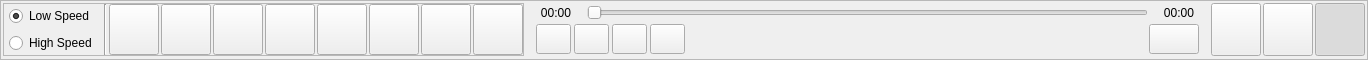
       <widget class="QFrame" name="frame_2">
        <property name="minimumSize">
         <size>
          <width>0</width>
          <height>60</height>
         </size>
        </property>
        <property name="maximumSize">
         <size>
          <width>16777215</width>
          <height>60</height>
         </size>
        </property>
        <property name="frameShape">
         <enum>QFrame::StyledPanel</enum>
        </property>
        <property name="frameShadow">
         <enum>QFrame::Raised</enum>
        </property>
        <layout class="QHBoxLayout" name="horizontalLayout_3">
         <property name="spacing">
          <number>2</number>
         </property>
         <property name="leftMargin">
          <number>2</number>
         </property>
         <property name="topMargin">
          <number>2</number>
         </property>
         <property name="rightMargin">
          <number>2</number>
         </property>
         <property name="bottomMargin">
          <number>3</number>
         </property>
         <item>
          <widget class="QFrame" name="frame_16">
           <property name="frameShape">
            <enum>QFrame::StyledPanel</enum>
           </property>
           <property name="frameShadow">
            <enum>QFrame::Raised</enum>
           </property>
           <layout class="QHBoxLayout" name="horizontalLayout_30">
            <property name="spacing">
             <number>2</number>
            </property>
            <property name="leftMargin">
             <number>0</number>
            </property>
            <property name="topMargin">
             <number>0</number>
            </property>
            <property name="rightMargin">
             <number>0</number>
            </property>
            <property name="bottomMargin">
             <number>0</number>
            </property>
            <item>
             <widget class="QFrame" name="frame_12">
              <property name="frameShape">
               <enum>QFrame::NoFrame</enum>
              </property>
              <property name="frameShadow">
               <enum>QFrame::Plain</enum>
              </property>
              <layout class="QVBoxLayout" name="verticalLayout_6">
               <property name="spacing">
                <number>5</number>
               </property>
               <property name="leftMargin">
                <number>5</number>
               </property>
               <property name="topMargin">
                <number>0</number>
               </property>
               <property name="rightMargin">
                <number>5</number>
               </property>
               <property name="bottomMargin">
                <number>0</number>
               </property>
               <item>
                <widget class="QRadioButton" name="radioButton_low_speed">
                 <property name="text">
                  <string>Low Speed</string>
                 </property>
                 <property name="checked">
                  <bool>true</bool>
                 </property>
                </widget>
               </item>
               <item>
                <widget class="QRadioButton" name="radioButton_high_speed">
                 <property name="text">
                  <string>High Speed</string>
                 </property>
                 <property name="checked">
                  <bool>false</bool>
                 </property>
                </widget>
               </item>
              </layout>
             </widget>
            </item>
            <item>
             <widget class="Line" name="line">
              <property name="orientation">
               <enum>Qt::Vertical</enum>
              </property>
             </widget>
            </item>
            <item>
             <widget class="QPushButton" name="btn_dash_cam_front">
              <property name="sizePolicy">
               <sizepolicy hsizetype="Minimum" vsizetype="Preferred">
                <horstretch>0</horstretch>
                <verstretch>0</verstretch>
               </sizepolicy>
              </property>
              <property name="minimumSize">
               <size>
                <width>50</width>
                <height>0</height>
               </size>
              </property>
              <property name="maximumSize">
               <size>
                <width>50</width>
                <height>16777215</height>
               </size>
              </property>
              <property name="text">
               <string/>
              </property>
              <property name="iconSize">
               <size>
                <width>50</width>
                <height>50</height>
               </size>
              </property>
              <property name="checkable">
               <bool>true</bool>
              </property>
             </widget>
            </item>
            <item>
             <widget class="QPushButton" name="btn_dash_cam_driver">
              <property name="sizePolicy">
               <sizepolicy hsizetype="Minimum" vsizetype="Preferred">
                <horstretch>0</horstretch>
                <verstretch>0</verstretch>
               </sizepolicy>
              </property>
              <property name="minimumSize">
               <size>
                <width>50</width>
                <height>0</height>
               </size>
              </property>
              <property name="maximumSize">
               <size>
                <width>50</width>
                <height>16777215</height>
               </size>
              </property>
              <property name="text">
               <string/>
              </property>
              <property name="iconSize">
               <size>
                <width>50</width>
                <height>50</height>
               </size>
              </property>
              <property name="checkable">
               <bool>true</bool>
              </property>
             </widget>
            </item>
            <item>
             <widget class="QPushButton" name="btn_forward">
              <property name="sizePolicy">
               <sizepolicy hsizetype="Minimum" vsizetype="Preferred">
                <horstretch>0</horstretch>
                <verstretch>0</verstretch>
               </sizepolicy>
              </property>
              <property name="minimumSize">
               <size>
                <width>50</width>
                <height>0</height>
               </size>
              </property>
              <property name="maximumSize">
               <size>
                <width>50</width>
                <height>16777215</height>
               </size>
              </property>
              <property name="text">
               <string/>
              </property>
              <property name="iconSize">
               <size>
                <width>50</width>
                <height>50</height>
               </size>
              </property>
              <property name="checkable">
               <bool>true</bool>
              </property>
             </widget>
            </item>
            <item>
             <widget class="QPushButton" name="btn_turn_left">
              <property name="sizePolicy">
               <sizepolicy hsizetype="Minimum" vsizetype="Preferred">
                <horstretch>0</horstretch>
                <verstretch>0</verstretch>
               </sizepolicy>
              </property>
              <property name="minimumSize">
               <size>
                <width>50</width>
                <height>0</height>
               </size>
              </property>
              <property name="maximumSize">
               <size>
                <width>50</width>
                <height>16777215</height>
               </size>
              </property>
              <property name="text">
               <string/>
              </property>
              <property name="iconSize">
               <size>
                <width>50</width>
                <height>50</height>
               </size>
              </property>
              <property name="checkable">
               <bool>true</bool>
              </property>
             </widget>
            </item>
            <item>
             <widget class="QPushButton" name="btn_turn_right">
              <property name="sizePolicy">
               <sizepolicy hsizetype="Minimum" vsizetype="Preferred">
                <horstretch>0</horstretch>
                <verstretch>0</verstretch>
               </sizepolicy>
              </property>
              <property name="minimumSize">
               <size>
                <width>50</width>
                <height>0</height>
               </size>
              </property>
              <property name="maximumSize">
               <size>
                <width>50</width>
                <height>16777215</height>
               </size>
              </property>
              <property name="text">
               <string/>
              </property>
              <property name="iconSize">
               <size>
                <width>50</width>
                <height>50</height>
               </size>
              </property>
              <property name="checkable">
               <bool>true</bool>
              </property>
             </widget>
            </item>
            <item>
             <widget class="QPushButton" name="btn_reverse">
              <property name="sizePolicy">
               <sizepolicy hsizetype="Minimum" vsizetype="Preferred">
                <horstretch>0</horstretch>
                <verstretch>0</verstretch>
               </sizepolicy>
              </property>
              <property name="minimumSize">
               <size>
                <width>50</width>
                <height>0</height>
               </size>
              </property>
              <property name="maximumSize">
               <size>
                <width>50</width>
                <height>16777215</height>
               </size>
              </property>
              <property name="text">
               <string/>
              </property>
              <property name="iconSize">
               <size>
                <width>50</width>
                <height>50</height>
               </size>
              </property>
              <property name="checkable">
               <bool>true</bool>
              </property>
             </widget>
            </item>
            <item>
             <widget class="QPushButton" name="btn_driver">
              <property name="sizePolicy">
               <sizepolicy hsizetype="Minimum" vsizetype="Preferred">
                <horstretch>0</horstretch>
                <verstretch>0</verstretch>
               </sizepolicy>
              </property>
              <property name="minimumSize">
               <size>
                <width>50</width>
                <height>0</height>
               </size>
              </property>
              <property name="maximumSize">
               <size>
                <width>50</width>
                <height>16777215</height>
               </size>
              </property>
              <property name="text">
               <string/>
              </property>
              <property name="iconSize">
               <size>
                <width>50</width>
                <height>50</height>
               </size>
              </property>
              <property name="checkable">
               <bool>true</bool>
              </property>
             </widget>
            </item>
            <item>
             <widget class="QPushButton" name="btn_second_driver">
              <property name="sizePolicy">
               <sizepolicy hsizetype="Minimum" vsizetype="Preferred">
                <horstretch>0</horstretch>
                <verstretch>0</verstretch>
               </sizepolicy>
              </property>
              <property name="minimumSize">
               <size>
                <width>50</width>
                <height>0</height>
               </size>
              </property>
              <property name="maximumSize">
               <size>
                <width>50</width>
                <height>16777215</height>
               </size>
              </property>
              <property name="text">
               <string/>
              </property>
              <property name="iconSize">
               <size>
                <width>50</width>
                <height>50</height>
               </size>
              </property>
              <property name="checkable">
               <bool>true</bool>
              </property>
             </widget>
            </item>
           </layout>
          </widget>
         </item>
         <item>
          <widget class="QFrame" name="frame_video_controller">
           <property name="sizePolicy">
            <sizepolicy hsizetype="Expanding" vsizetype="Preferred">
             <horstretch>0</horstretch>
             <verstretch>0</verstretch>
            </sizepolicy>
           </property>
           <property name="frameShape">
            <enum>QFrame::NoFrame</enum>
           </property>
           <property name="frameShadow">
            <enum>QFrame::Plain</enum>
           </property>
           <layout class="QVBoxLayout" name="verticalLayout_2">
            <property name="spacing">
             <number>1</number>
            </property>
            <property name="leftMargin">
             <number>5</number>
            </property>
            <property name="topMargin">
             <number>0</number>
            </property>
            <property name="rightMargin">
             <number>5</number>
            </property>
            <property name="bottomMargin">
             <number>1</number>
            </property>
            <item>
             <widget class="QFrame" name="horizontalFrame">
              <property name="minimumSize">
               <size>
                <width>0</width>
                <height>20</height>
               </size>
              </property>
              <property name="maximumSize">
               <size>
                <width>16777215</width>
                <height>20</height>
               </size>
              </property>
              <layout class="QHBoxLayout" name="horizontalLayout_4">
               <property name="spacing">
                <number>6</number>
               </property>
               <property name="leftMargin">
                <number>0</number>
               </property>
               <property name="topMargin">
                <number>0</number>
               </property>
               <property name="rightMargin">
                <number>0</number>
               </property>
               <property name="bottomMargin">
                <number>0</number>
               </property>
               <item>
                <widget class="QLabel" name="lbl_current_time">
                 <property name="minimumSize">
                  <size>
                   <width>50</width>
                   <height>0</height>
                  </size>
                 </property>
                 <property name="text">
                  <string>00:00</string>
                 </property>
                 <property name="scaledContents">
                  <bool>false</bool>
                 </property>
                 <property name="alignment">
                  <set>Qt::AlignCenter</set>
                 </property>
                </widget>
               </item>
               <item>
                <widget class="QSlider" name="slider_video">
                 <property name="maximum">
                  <number>100</number>
                 </property>
                 <property name="orientation">
                  <enum>Qt::Horizontal</enum>
                 </property>
                 <property name="invertedAppearance">
                  <bool>false</bool>
                 </property>
                 <property name="invertedControls">
                  <bool>false</bool>
                 </property>
                 <property name="tickPosition">
                  <enum>QSlider::NoTicks</enum>
                 </property>
                </widget>
               </item>
               <item>
                <widget class="QLabel" name="lbl_total_time">
                 <property name="minimumSize">
                  <size>
                   <width>50</width>
                   <height>0</height>
                  </size>
                 </property>
                 <property name="text">
                  <string>00:00</string>
                 </property>
                 <property name="scaledContents">
                  <bool>false</bool>
                 </property>
                 <property name="alignment">
                  <set>Qt::AlignCenter</set>
                 </property>
                </widget>
               </item>
              </layout>
             </widget>
            </item>
            <item>
             <widget class="QFrame" name="frame_5">
              <property name="minimumSize">
               <size>
                <width>0</width>
                <height>30</height>
               </size>
              </property>
              <property name="maximumSize">
               <size>
                <width>16777215</width>
                <height>30</height>
               </size>
              </property>
              <property name="frameShape">
               <enum>QFrame::NoFrame</enum>
              </property>
              <property name="frameShadow">
               <enum>QFrame::Raised</enum>
              </property>
              <layout class="QHBoxLayout" name="horizontalLayout_6">
               <property name="spacing">
                <number>3</number>
               </property>
               <property name="leftMargin">
                <number>5</number>
               </property>
               <property name="topMargin">
                <number>0</number>
               </property>
               <property name="rightMargin">
                <number>5</number>
               </property>
               <property name="bottomMargin">
                <number>0</number>
               </property>
               <item>
                <widget class="QPushButton" name="btn_play_pause">
                 <property name="sizePolicy">
                  <sizepolicy hsizetype="Minimum" vsizetype="Preferred">
                   <horstretch>0</horstretch>
                   <verstretch>0</verstretch>
                  </sizepolicy>
                 </property>
                 <property name="minimumSize">
                  <size>
                   <width>0</width>
                   <height>20</height>
                  </size>
                 </property>
                 <property name="maximumSize">
                  <size>
                   <width>35</width>
                   <height>16777215</height>
                  </size>
                 </property>
                 <property name="text">
                  <string/>
                 </property>
                 <property name="checkable">
                  <bool>true</bool>
                 </property>
                </widget>
               </item>
               <item>
                <widget class="QPushButton" name="btn_backward_5_second">
                 <property name="sizePolicy">
                  <sizepolicy hsizetype="Minimum" vsizetype="Preferred">
                   <horstretch>0</horstretch>
                   <verstretch>0</verstretch>
                  </sizepolicy>
                 </property>
                 <property name="maximumSize">
                  <size>
                   <width>35</width>
                   <height>16777215</height>
                  </size>
                 </property>
                 <property name="text">
                  <string/>
                 </property>
                </widget>
               </item>
               <item>
                <widget class="QPushButton" name="btn_stop">
                 <property name="sizePolicy">
                  <sizepolicy hsizetype="Minimum" vsizetype="Preferred">
                   <horstretch>0</horstretch>
                   <verstretch>0</verstretch>
                  </sizepolicy>
                 </property>
                 <property name="maximumSize">
                  <size>
                   <width>35</width>
                   <height>16777215</height>
                  </size>
                 </property>
                 <property name="text">
                  <string/>
                 </property>
                </widget>
               </item>
               <item>
                <widget class="QPushButton" name="btn_forward_5_second">
                 <property name="sizePolicy">
                  <sizepolicy hsizetype="Minimum" vsizetype="Preferred">
                   <horstretch>0</horstretch>
                   <verstretch>0</verstretch>
                  </sizepolicy>
                 </property>
                 <property name="maximumSize">
                  <size>
                   <width>35</width>
                   <height>16777215</height>
                  </size>
                 </property>
                 <property name="text">
                  <string/>
                 </property>
                </widget>
               </item>
               <item>
                <spacer name="horizontalSpacer">
                 <property name="orientation">
                  <enum>Qt::Horizontal</enum>
                 </property>
                 <property name="sizeHint" stdset="0">
                  <size>
                   <width>461</width>
                   <height>20</height>
                  </size>
                 </property>
                </spacer>
               </item>
               <item>
                <widget class="QPushButton" name="btn_record">
                 <property name="sizePolicy">
                  <sizepolicy hsizetype="Minimum" vsizetype="Preferred">
                   <horstretch>0</horstretch>
                   <verstretch>0</verstretch>
                  </sizepolicy>
                 </property>
                 <property name="minimumSize">
                  <size>
                   <width>50</width>
                   <height>0</height>
                  </size>
                 </property>
                 <property name="maximumSize">
                  <size>
                   <width>50</width>
                   <height>16777215</height>
                  </size>
                 </property>
                 <property name="text">
                  <string/>
                 </property>
                 <property name="iconSize">
                  <size>
                   <width>40</width>
                   <height>20</height>
                  </size>
                 </property>
                </widget>
               </item>
              </layout>
             </widget>
            </item>
           </layout>
          </widget>
         </item>
         <item>
          <widget class="QPushButton" name="btn_screenshoot">
           <property name="sizePolicy">
            <sizepolicy hsizetype="Minimum" vsizetype="Preferred">
             <horstretch>0</horstretch>
             <verstretch>0</verstretch>
            </sizepolicy>
           </property>
           <property name="minimumSize">
            <size>
             <width>50</width>
             <height>0</height>
            </size>
           </property>
           <property name="maximumSize">
            <size>
             <width>50</width>
             <height>16777215</height>
            </size>
           </property>
           <property name="text">
            <string/>
           </property>
           <property name="iconSize">
            <size>
             <width>40</width>
             <height>40</height>
            </size>
           </property>
          </widget>
         </item>
         <item>
          <widget class="QPushButton" name="btn_compare_panorama_anypoint">
           <property name="sizePolicy">
            <sizepolicy hsizetype="Minimum" vsizetype="Preferred">
             <horstretch>0</horstretch>
             <verstretch>0</verstretch>
            </sizepolicy>
           </property>
           <property name="minimumSize">
            <size>
             <width>50</width>
             <height>0</height>
            </size>
           </property>
           <property name="maximumSize">
            <size>
             <width>50</width>
             <height>16777215</height>
            </size>
           </property>
           <property name="text">
            <string/>
           </property>
           <property name="iconSize">
            <size>
             <width>40</width>
             <height>40</height>
            </size>
           </property>
           <property name="checkable">
            <bool>true</bool>
           </property>
          </widget>
         </item>
         <item>
          <widget class="QPushButton" name="btn_setting_configuration">
           <property name="sizePolicy">
            <sizepolicy hsizetype="Minimum" vsizetype="Preferred">
             <horstretch>0</horstretch>
             <verstretch>0</verstretch>
            </sizepolicy>
           </property>
           <property name="minimumSize">
            <size>
             <width>50</width>
             <height>0</height>
            </size>
           </property>
           <property name="maximumSize">
            <size>
             <width>50</width>
             <height>16777215</height>
            </size>
           </property>
           <property name="text">
            <string/>
           </property>
           <property name="iconSize">
            <size>
             <width>40</width>
             <height>40</height>
            </size>
           </property>
           <property name="checkable">
            <bool>true</bool>
           </property>
           <property name="checked">
            <bool>true</bool>
           </property>
          </widget>
         </item>
        </layout>
       </widget>
